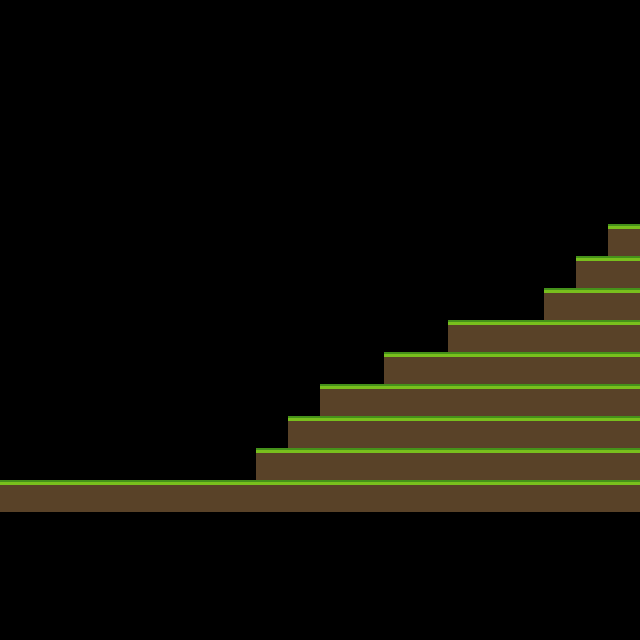

This game map was drawn from its Tiled (.tmx) file and the tilesets committed beside it. A one-line description and the trimmed map source follow:
An orthogonal 20x20 tile map with 32x32 px tiles, 1 tile layer (Tile Layer 1) and 10 objects (10x floor).

<map version="1.0" orientation="orthogonal" width="20" height="20" tilewidth="32" tileheight="32">
 <tileset firstgid="1" name="bareland" tilewidth="32" tileheight="32">
     <image source="images/bareland.png" width="96" height="64" />
 </tileset>
 <layer name="Tile Layer 1" width="20" height="20">
  <data>[400 cells, 73 non-empty, 1 distinct tile ids]</data>
 </layer>
 <objectgroup color="#a40a09" name="floor" width="20" height="20">
  <object name="floor" x="609" y="227" width="31" height="29" />
  <object name="floor" x="578" y="259" width="31" height="29" />
  <object name="floor" x="546" y="291" width="31" height="29" />
  <object name="floor" x="448" y="323" width="99" height="25" />
  <object name="floor" x="385" y="356" width="68" height="28" />
  <object name="floor" x="321" y="388" width="67" height="30" />
  <object name="floor" x="289" y="419" width="31" height="29" />
  <object name="floor" x="256" y="451" width="31" height="29" />
  <object name="floor" x="1" y="484" width="254" height="30" />
  <object name="floor" x="609" y="229" width="31" height="29" />
 </objectgroup>
</map>